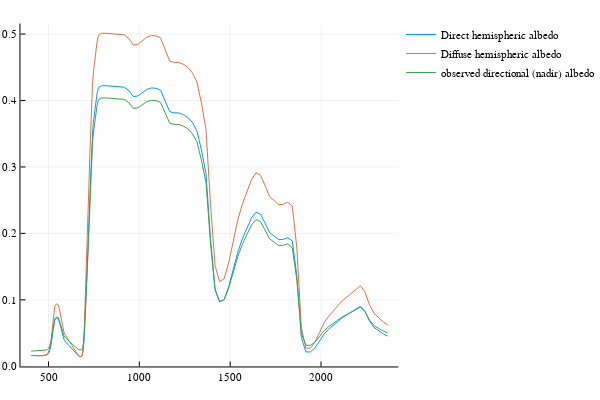

The notebook cell this image was saved under:
### Markdown cell above
## Canopy albedos
need to still check whether directional is ok, looks a bit low.

### Code cell
plot(wl,canRad.alb_direct, label="Direct hemispheric albedo")
plot!(wl,canRad.alb_diffuse, label="Diffuse hemispheric albedo")
plot!(wl,canRad.alb_obs, label="observed directional (nadir) albedo")
